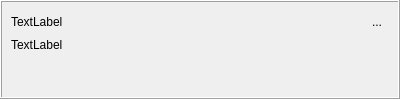
<?xml version="1.0" encoding="UTF-8"?>
<ui version="4.0">
 <class>Form</class>
 <widget class="QWidget" name="Form">
  <property name="geometry">
   <rect>
    <x>0</x>
    <y>0</y>
    <width>400</width>
    <height>99</height>
   </rect>
  </property>
  <property name="windowTitle">
   <string>Form</string>
  </property>
  <layout class="QVBoxLayout" name="verticalLayout">
   <property name="margin">
    <number>0</number>
   </property>
   <item>
    <widget class="QFrame" name="frame">
     <property name="frameShape">
      <enum>QFrame::Box</enum>
     </property>
     <property name="frameShadow">
      <enum>QFrame::Raised</enum>
     </property>
     <layout class="QGridLayout" name="gridLayout">
      <item row="0" column="0">
       <widget class="QLabel" name="datelabel">
        <property name="text">
         <string>TextLabel</string>
        </property>
       </widget>
      </item>
      <item row="0" column="1">
       <widget class="QToolButton" name="closebtn">
        <property name="text">
         <string>...</string>
        </property>
        <property name="icon">
         <iconset resource="../../../resources/nicos-gui.qrc">
          <normaloff>:/close</normaloff>:/close</iconset>
        </property>
        <property name="toolButtonStyle">
         <enum>Qt::ToolButtonIconOnly</enum>
        </property>
        <property name="autoRaise">
         <bool>true</bool>
        </property>
       </widget>
      </item>
      <item row="1" column="0" colspan="2">
       <widget class="QLabel" name="messagelabel">
        <property name="text">
         <string>TextLabel</string>
        </property>
        <property name="alignment">
         <set>Qt::AlignLeading|Qt::AlignLeft|Qt::AlignTop</set>
        </property>
       </widget>
      </item>
     </layout>
    </widget>
   </item>
  </layout>
 </widget>
 <resources>
  <include location="../../../../resources/nicos-gui.qrc"/>
 </resources>
 <connections>
  <connection>
   <sender>closebtn</sender>
   <signal>clicked()</signal>
   <receiver>Form</receiver>
   <slot>hide()</slot>
   <hints>
    <hint type="sourcelabel">
     <x>381</x>
     <y>17</y>
    </hint>
    <hint type="destinationlabel">
     <x>398</x>
     <y>39</y>
    </hint>
   </hints>
  </connection>
 </connections>
</ui>
